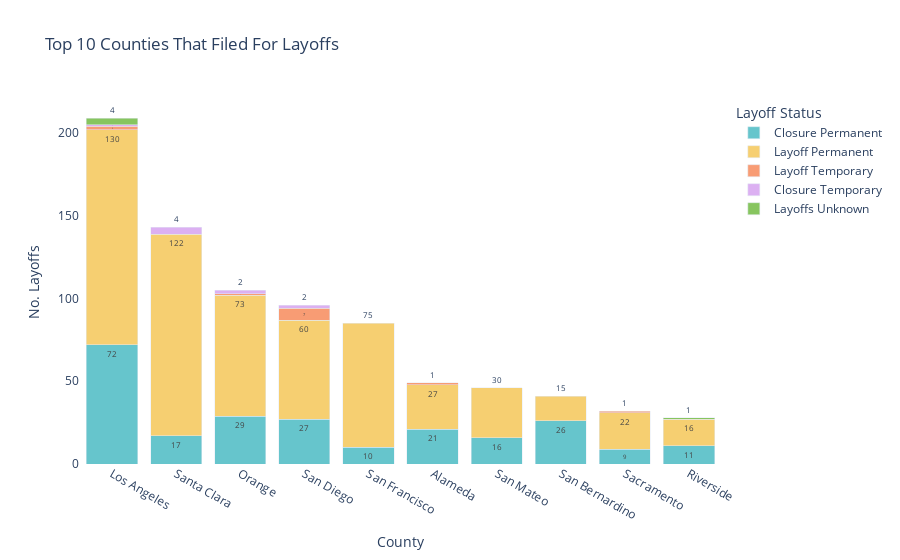

Notebook source saved alongside this figure:
### Markdown cell above
<h3>Plotly: County and No. Layoff Stacked HBar</h3>

### Code cell
import os

fig = px.bar(topcounty_layoffs_group, x='County', 
             y='No. Layoffs', 
             color='Layoff Status',
             text_auto='.s',
             title='Top 10 Counties That Filed For Layoffs',
             #Changing colors on graph
             color_discrete_sequence=px.colors.qualitative.Pastel
            )
#Update graph so that results are in decsending order
fig.update_layout(barmode='stack', xaxis={'categoryorder':'total descending'})

#Edit the text in the stacked bars
fig.update_traces(textfont_size=8, textangle=0, textposition="outside", cliponaxis=False)

#Transparent background
fig.update_layout(
    {
        "paper_bgcolor": "rgba(0, 0, 0, 0)",
        "plot_bgcolor": "rgba(0, 0, 0, 0)",
    }
)

#Save plot as image file
fig.write_image("/Users/leslieleiva/Documents/GitHub/WARN-Notice-Analysis/Images/Top10_County_Plotly.png")

#View plot
fig.show()

### Figure 1 — Plotly figure (JSON) as saved in the notebook; plotly's stock layout.template omitted (floating-point values rounded to 4 significant figures)
{"data": [{"alignmentgroup": "True", "cliponaxis": false, "hovertemplate": "Layoff Status=Closure Permanent<br>County=%{x}<br>No. Layoffs=%{y}<extra></extra>", "legendgroup": "Closure Permanent", "marker": {"color": "rgb(102, 197, 204)", "pattern": {"shape": ""}}, "name": "Closure Permanent", "offsetgroup": "Closure Permanent", "orientation": "v", "showlegend": true, "textangle": 0, "textfont": {"size": 8}, "textposition": "outside", "texttemplate": "%{y:.s}", "type": "bar", "x": ["Alameda", "Los Angeles", "Orange", "Riverside", "Sacramento", "San Bernardino", "San Diego", "San Francisco", "San Mateo", "Santa Clara"], "xaxis": "x", "y": [21, 72, 29, 11, 9, 26, 27, 10, 16, 17], "yaxis": "y"}, {"alignmentgroup": "True", "cliponaxis": false, "hovertemplate": "Layoff Status=Layoff Permanent<br>County=%{x}<br>No. Layoffs=%{y}<extra></extra>", "legendgroup": "Layoff Permanent", "marker": {"color": "rgb(246, 207, 113)", "pattern": {"shape": ""}}, "name": "Layoff Permanent", "offsetgroup": "Layoff Permanent", "orientation": "v", "showlegend": true, "textangle": 0, "textfont": {"size": 8}, "textposition": "outside", "texttemplate": "%{y:.s}", "type": "bar", "x": ["Alameda", "Los Angeles", "Orange", "Riverside", "Sacramento", "San Bernardino", "San Diego", "San Francisco", "San Mateo", "Santa Clara"], "xaxis": "x", "y": [27, 130, 73, 16, 22, 15, 60, 75, 30, 122], "yaxis": "y"}, {"alignmentgroup": "True", "cliponaxis": false, "hovertemplate": "Layoff Status=Layoff Temporary<br>County=%{x}<br>No. Layoffs=%{y}<extra></extra>", "legendgroup": "Layoff Temporary", "marker": {"color": "rgb(248, 156, 116)", "pattern": {"shape": ""}}, "name": "Layoff Temporary", "offsetgroup": "Layoff Temporary", "orientation": "v", "showlegend": true, "textangle": 0, "textfont": {"size": 8}, "textposition": "outside", "texttemplate": "%{y:.s}", "type": "bar", "x": ["Alameda", "Los Angeles", "Orange", "Sacramento", "San Diego"], "xaxis": "x", "y": [1, 2, 1, 1, 7], "yaxis": "y"}, {"alignmentgroup": "True", "cliponaxis": false, "hovertemplate": "Layoff Status=Closure Temporary<br>County=%{x}<br>No. Layoffs=%{y}<extra></extra>", "legendgroup": "Closure Temporary", "marker": {"color": "rgb(220, 176, 242)", "pattern": {"shape": ""}}, "name": "Closure Temporary", "offsetgroup": "Closure Temporary", "orientation": "v", "showlegend": true, "textangle": 0, "textfont": {"size": 8}, "textposition": "outside", "texttemplate": "%{y:.s}", "type": "bar", "x": ["Los Angeles", "Orange", "San Diego", "Santa Clara"], "xaxis": "x", "y": [1, 2, 2, 4], "yaxis": "y"}, {"alignmentgroup": "True", "cliponaxis": false, "hovertemplate": "Layoff Status=Layoffs Unknown<br>County=%{x}<br>No. Layoffs=%{y}<extra></extra>", "legendgroup": "Layoffs Unknown", "marker": {"color": "rgb(135, 197, 95)", "pattern": {"shape": ""}}, "name": "Layoffs Unknown", "offsetgroup": "Layoffs Unknown", "orientation": "v", "showlegend": true, "textangle": 0, "textfont": {"size": 8}, "textposition": "outside", "texttemplate": "%{y:.s}", "type": "bar", "x": ["Los Angeles", "Riverside"], "xaxis": "x", "y": [4, 1], "yaxis": "y"}], "layout": {"barmode": "stack", "legend": {"title": {"text": "Layoff Status"}, "tracegroupgap": 0}, "paper_bgcolor": "rgba(0, 0, 0, 0)", "plot_bgcolor": "rgba(0, 0, 0, 0)", "title": {"text": "Top 10 Counties That Filed For Layoffs"}, "xaxis": {"anchor": "y", "categoryorder": "total descending", "domain": [0, 1], "title": {"text": "County"}}, "yaxis": {"anchor": "x", "domain": [0, 1], "title": {"text": "No. Layoffs"}}}}
